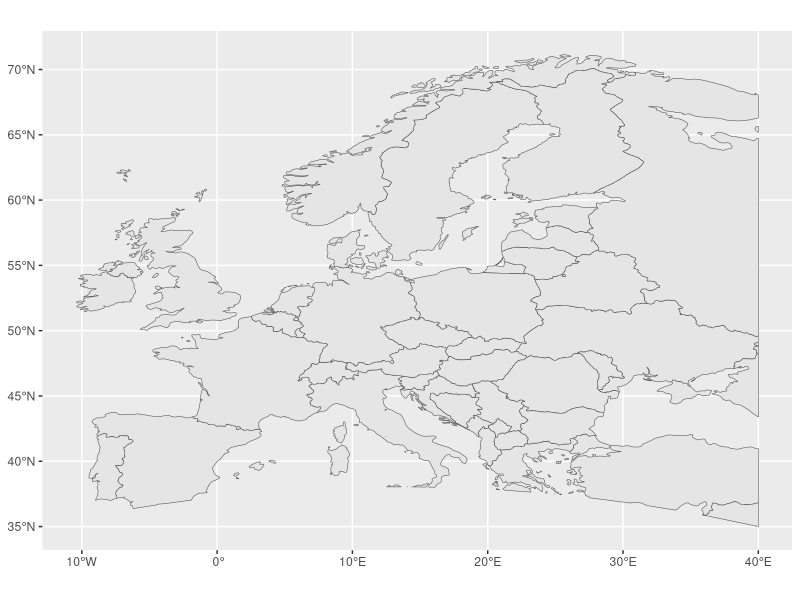

Recreate this plot in R.
# Load required libraries
library(tidyverse)
library(sf)
library(rnaturalearth)
library(rnaturalearthdata)

# Load world map as an sf object
world_map <- ne_countries(scale = 50, returnclass = 'sf')

# Define list of European countries (including non-EU)
european_countries <- c(
  "Albania", "Andorra", "Austria", "Belgium", "Belarus", "Bosnia and Herzegovina",
  "Bulgaria", "Croatia", "Cyprus", "Czech Rep.", "Denmark", "Estonia", "Finland",
  "France", "Germany", "Greece", "Hungary", "Ireland", "Italy", "Kosovo", "Latvia",
  "Lithuania", "Liechtenstein", "Luxembourg", "Malta", "Moldova", "Monaco",
  "Montenegro", "Netherlands", "North Macedonia", "Norway", "Poland", "Portugal",
  "Romania", "San Marino", "Serbia", "Slovakia", "Slovenia", "Spain", "Sweden",
  "Switzerland", "Turkey", "Ukraine", "United Kingdom", "Vatican City"
)

# Crop the map to focus on Europe
europe_bbox <- st_bbox(c(xmin = -13, ymin = 35, xmax = 40, ymax = 70), crs = st_crs(world_map))
europe_map <- st_crop(world_map, europe_bbox)

# Simulate some data to join with map
df <- tibble(
  country = european_countries,
  some_value = runif(length(european_countries))
)

# Join data with map by matching country names
europe_map <- europe_map %>%
  left_join(df, by = c("name" = "country"))

# Preview map without fill
ggplot(europe_map) +
  geom_sf() +
  theme(aspect.ratio = 9/13)

# Final map with highlighted study area (red rectangle)
study_area <- ggplot(europe_map) +
  geom_sf(fill = NA) +
  coord_sf(xlim = c(-13, 31), ylim = c(38, 65), expand = FALSE) +
  theme_bw(base_size = 15) +
  labs(x = NULL, y = NULL) +
  theme(aspect.ratio = 1) +
  # Draw red rectangle to highlight the study area
  annotate("rect", xmin = 2, xmax = 16, ymin = 48, ymax = 55,
           color = "red2", fill = NA, size = 1.2)

# Save figure to file (uncomment to use)
# ggsave("./figures/study_area.png", study_area, height = 10, width = 15, units = "cm", dpi = 600)
